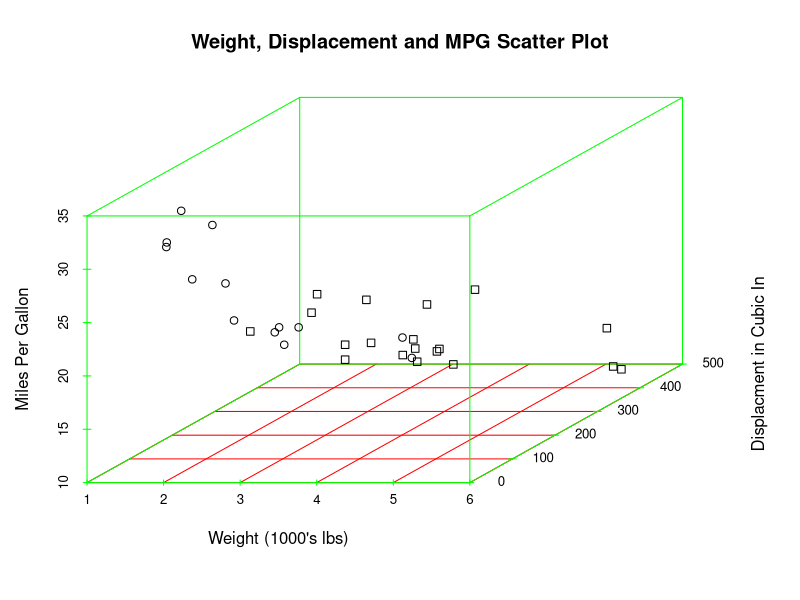
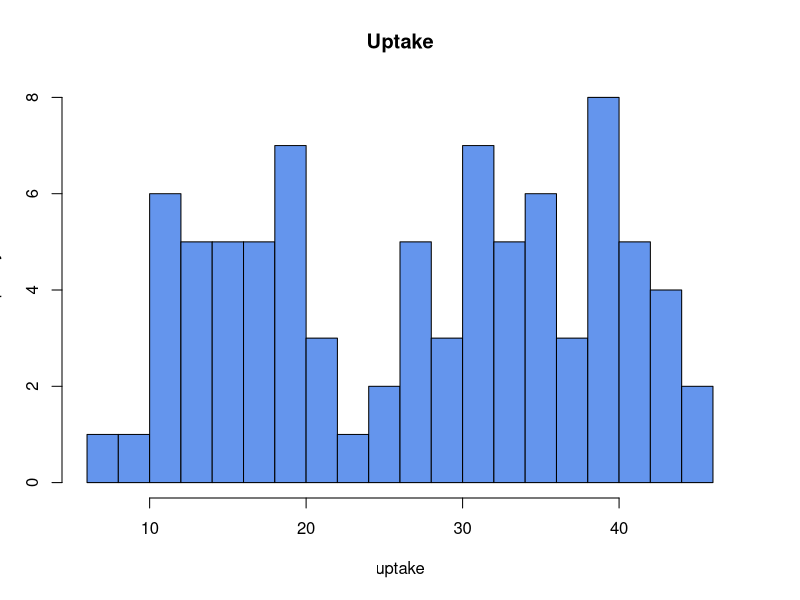
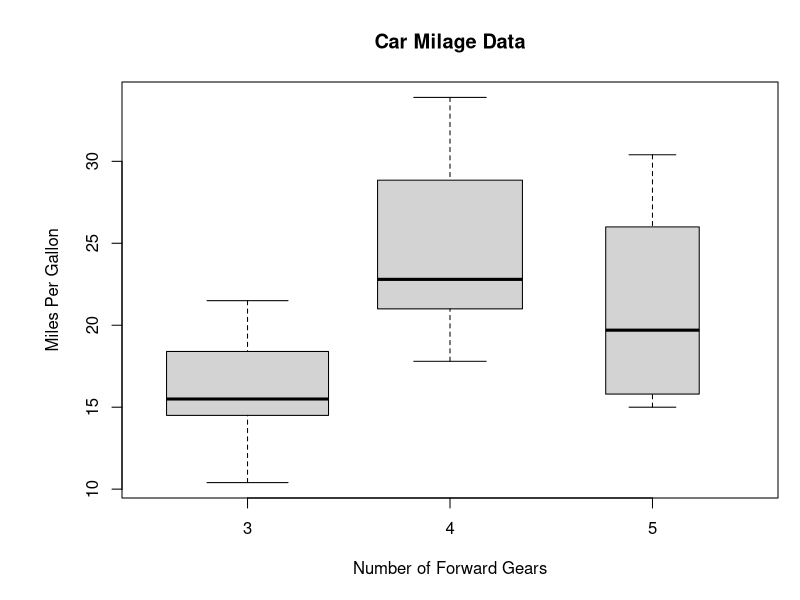

R code for these plots, in order:
# Question 1
# Using the sqldf() function found in the sqldf package to select data from
# the CO2 data set, execute the SQL statement required to calculate the average
# value for uptake grouped by Type. Please use only SQL for the solution to this
# question
head(CO2)
#This is in base R
aggregate(x=CO2[,c("uptake")], 
          by=data.frame(CO2$Type), 
          FUN="mean")

install.packages("sqldf")
library(sqldf)
#Using SQL
sqldf("SELECT Type, AVG(uptake) FROM CO2 GROUP BY Type")


# This is in base R
# > head(CO2)
# Plant   Type  Treatment conc uptake
# 1   Qn1 Quebec nonchilled   95   16.0
# 2   Qn1 Quebec nonchilled  175   30.4
# 3   Qn1 Quebec nonchilled  250   34.8
# 4   Qn1 Quebec nonchilled  350   37.2
# 5   Qn1 Quebec nonchilled  500   35.3
# 6   Qn1 Quebec nonchilled  675   39.2
# > aggregate(x=CO2[,c("uptake")], 
#             +           by=data.frame(CO2$Type), 
#             +           FUN="mean")
# CO2.Type        x
# 1      Quebec 33.54286
# 2 Mississippi 20.88333
# 
#Using SQL
# > sqldf("SELECT Type, AVG(uptake) FROM CO2 GROUP BY Type")
# Type AVG(uptake)
# 1 Mississippi    20.88333
# 2      Quebec    33.54286





#Question 2
# Use the following vector assignment statements to provide data content for a
# new data frame:
#   Died.At <- c(22,40,72,41)
# Writer.At <- c(16, 18, 36, 36)
# First.Name <- c("John", "Edgar", "Walt", "Jane")
# Second.Name <- c("Doe", "Poe", "Whitman", "Austen")
# Sex <- c("MALE", "MALE", "MALE", "FEMALE")
# Date.Of.Death <- c("2015-05-10", "1849-10-07", "1892-
# 03-26","1817-07-18")
# Write some data munging code to performing the following operations:
#   . Create a new data frame df with the above data for each of six columns.
# . Use the appropriate as.() function to cast the Sex variable to a factor.
# . The variable names are inconvenient so write R code to change them to:
#   age_at_death, age_as_writer, first_name, surname,
# gender, date_died [Hint: remember the names() function for data
#                    frames.]
# . Say "John Doe" died on his birthday, calculate and display the birthdate
# value based on the variables date_died and age_at_death


Died.At <- c(22,40,72,41)
Writer.At <- c(16, 18, 36, 36)
First.Name <- c("John", "Edgar", "Walt", "Jane")
Second.Name <- c("Doe", "Poe", "Whitman", "Austen")
Sex <- c("MALE", "MALE", "MALE", "FEMALE")
Date.Of.Death <- c("2015-05-10", "1849-10-07", "1892-
03-26","1817-07-18")
?data.frame
df <- data.frame(Died.At , Writer.At, First.Name, Second.Name, Sex, Date.Of.Death)
df$Sex <- as.factor(df$Sex)
names(df) <- c("age_at_death" , "age_as_writer", "first_name", "surname",
               "gender", "date_died") 
df$date_died <- as.Date(df$date_died)
df$date_died[1] - df$age_at_death[1]
install.packages("lubridate")
library(lubridate)
bday = ymd(df$date_died[1]) - years (df$age_at_death[1])
print(paste("John Doe died on his birthday, he was born on ",bday))

# > Died.At <- c(22,40,72,41)
# > Writer.At <- c(16, 18, 36, 36)
# > First.Name <- c("John", "Edgar", "Walt", "Jane")
# > Second.Name <- c("Doe", "Poe", "Whitman", "Austen")
# > Sex <- c("MALE", "MALE", "MALE", "FEMALE")
# > Date.Of.Death <- c("2015-05-10", "1849-10-07", "1892-
# + 03-26","1817-07-18")
# > ?data.frame
# > df <- data.frame(Died.At , Writer.At, First.Name, Second.Name, Sex, Date.Of.Death)
# > df$Sex <- as.factor(df$Sex)
# > names(df) <- c("age_at_death" , "age_as_writer", "first_name", "surname",
#                  +                "gender", "date_died") 
# > df$date_died <- as.Date(df$date_died)
# > df$date_died[1] - df$age_at_death[1]
# > bday = ymd(df$date_died[1]) - years (df$age_at_death[1])
# > print(paste("John Doe died on his birthday, he was born on ",bday))
# [1] "John Doe died on his birthday, he was born on  1993-05-10"







#Question 3
install.packages("reshape2")
library(reshape2)
product <- c("A", "B") 
height <- c(10,20) 
width <- c(5,10) 
weight <- c(2,NA) 
observations_wide <- data.frame(product, height, 
                                  width, weight) 
observations_wide 


long <- melt(data=observations_wide,id.vars="product", na.rm = TRUE)
long
?melt
sorted <- long[order(long$product),]
sorted

# > product <- c("A", "B") 
# > height <- c(10,20) 
# > width <- c(5,10) 
# > weight <- c(2,NA) 
# > observations_wide <- data.frame(product, height, 
#                                   +                                   width, weight) 
# > observations_wide 
# product height width weight
# 1       A     10     5      2
# 2       B     20    10     NA
# > long <- melt(data=observations_wide,id.vars="product", na.rm = TRUE)
# > long
# product variable value
# 1       A   height    10
# 2       B   height    20
# 3       A    width     5
# 4       B    width    10
# 5       A   weight     2
# > ?melt
# > sorted <- long[order(long$product),]
# > sorted
# product variable value
# 1       A   height    10
# 3       A    width     5
# 5       A   weight     2
# 2       B   height    20
# 4       B    width    10

# #Question 4
# Using the mtcars data set, write an R script that calculates the average miles per 
# gallon (mpg variable) by number of cylinders in the car (cyl variable). The 
# output should be the following: 
#   4        6        8  
# 26.66364 19.74286 15.10000 
# [HINT: one solution uses a loop function along with split()] 
data(mtcars)
install.packages("dpylr")
library(dplyr)
mean = mtcars |>
  group_by(cyl) |>
  summarize(mean_mpg=mean(mpg)) |>
  arrange(cyl)
mean
df <-as.data.frame(t(mean))
df
?split
#Looping method
y <- sapply(split(mtcars$mpg, mtcars$cyl), mean)  
y
 
# > mean = mtcars |>
#   +   group_by(cyl) |>
#   +   summarize(mean_mpg=mean(mpg)) |>
#   +   arrange(cyl)
# > mean
# # A tibble: 3 x 2
# cyl mean_mpg
# <dbl>    <dbl>
#   1     4     26.7
# 2     6     19.7
# 3     8     15.1
# > df <-as.data.frame(t(mean))
# > df
# V1       V2   V3
# cyl       4.00000  6.00000  8.0
# mean_mpg 26.66364 19.74286 15.1
# > ?split
# > #Looping method
#   > y <- sapply(split(mtcars$mpg, mtcars$cyl), mean)  
# > y
# 4        6        8 
# 26.66364 19.74286 15.10000 




# #Question 5
# Using the mtcars data set, write an R script to calculate the absolute difference 
# between the average horsepower of 4-cylinder cars and the average horsepower 
# of 8-cylinder cars. [Hint:  you may wish to use the base R abs() function for 
#                      calculating the absolute value of a number.] 

cylmean <- tapply(mtcars$hp,mtcars$cyl, mean)
cylmean
abs(cylmean[3] - cylmean[1])

# > cylmean <- tapply(mtcars$hp,mtcars$cyl, mean)
# > cylmean
# 4         6         8 
# 82.63636 122.28571 209.21429 
# > abs(cylmean[3] - cylmean[1])
# 8 
# 126.5779 



# Question 6
# Using the airquality data set, provide the R code that calculates mean value 
# of the Temp variable when the Month variable is equal to 6? 

data(airquality)
tapply(airquality$Temp, airquality$Month==6, mean, na.rm=TRUE)[[2]]
#another method
mean(airquality$Temp[airquality$Month==6])


# > data(airquality)
# > tapply(airquality$Temp, airquality$Month==6, mean, na.rm=TRUE)[[2]]
# [1] 79.1
# > #another method
#   > mean(airquality$Temp[airquality$Month==6])
# [1] 79.1




#Question 7 
# Write the dplyr code required to calculate the mean mpg for each 
# transmission type (0 = automatic, 1 = manual) using the am variable in the 
# mtcars data set. Sort the resulting list by mean mpg.  Use a single dplyr 
# statement with multiple pipes in the solution. The resulting output should be: 
#   
#   # A tibble: 2 x 2 
#   #    am mean_mpg 
#   # <dbl>    <dbl> 
#   #1    0     17.1 
#   #2    1     24.4 
#   
#   [Hint: considering using the following dplyr functions: group_by, 
#    summarize, and arrange].
install.packages("dplyr")
library(dplyr)
data(mtcars)
attach(mtcars)
mtcars %>% 
  group_by(am)%>%
  summarize(mean_mgp = mean(mpg))
detach(mtcars)

# > data(mtcars)
# > attach(mtcars)
# > mtcars %>% 
#   +   group_by(am)%>%
#   +   summarize(mean_mgp = mean(mpg))
# # A tibble: 2 x 2
# am mean_mgp
# <dbl>    <dbl>
#   1     0     17.1
# 2     1     24.4
# > detach(mtcars)










#Question 8
data(mtcars)
attach(mtcars)
install.packages("scatterplot3d")
library(scatterplot3d)
head(mtcars)
scatterplot3d(wt,disp,mpg,
              main = "Weight, Displacement and MPG Scatter Plot",
              col.axis = "green",
              col.grid = "red",
              pch=am,
              xlab = "Weight (1000's lbs)",
              ylab = "Displacment in Cubic In",
              zlab = "Miles Per Gallon"
              )

?mtcars
detach(mtcars)

# > library(scatterplot3d)
# > head(mtcars)
# mpg cyl disp  hp drat    wt  qsec vs am gear carb
# Mazda RX4         21.0   6  160 110 3.90 2.620 16.46  0  1    4    4
# Mazda RX4 Wag     21.0   6  160 110 3.90 2.875 17.02  0  1    4    4
# Datsun 710        22.8   4  108  93 3.85 2.320 18.61  1  1    4    1
# Hornet 4 Drive    21.4   6  258 110 3.08 3.215 19.44  1  0    3    1
# Hornet Sportabout 18.7   8  360 175 3.15 3.440 17.02  0  0    3    2
# Valiant           18.1   6  225 105 2.76 3.460 20.22  1  0    3    1
# > scatterplot3d(wt,disp,mpg,
#                 +               main = "Weight, Displacement and MPG Scatter Plot",
#                 +               col.axis = "green",
#                 +               col.grid = "red",
#                 +               pch=am,
#                 +               xlab = "Weight (1000's lbs)",
#                 +               ylab = "Displacment in Cubic In",
#                 +               zlab = "Miles Per Gallon"
#                 +               )
# > ?mtcars
# > detach(mtcars)








# Question 9 
# Using the CO2 data set, produce a histogram for the uptake variable with the 
# following specifications:  
#   . Use 20 cells (aka buckets, breaks) for the plot 
# . Use the color name "cornflowerblue" for the plot 
# . Store the histogram in an object variable 
# . Extract from the object and display the break points (cell boundaries) 
# . Extract from the object and display the counts for each cell 

data(CO2)
attach(CO2)
object <- hist(uptake,col="cornflowerblue",breaks=20, main = "Uptake")
brk <- object$breaks
cnt <- object$counts
brk
cnt
detach(CO2)
 
# > data(CO2)
# > attach(CO2)
# > object <- hist(uptake,col="cornflowerblue",breaks=20, main = "Uptake")
# > brk <- object$breaks
# > cnt <- object$counts
# > brk
# [1]  6  8 10 12 14 16 18 20 22 24 26 28 30 32 34 36 38 40 42 44 46
# > cnt
# [1] 1 1 6 5 5 5 7 3 1 2 5 3 7 5 6 3 8 5 4 2
# > detach(CO2)






# Question 10
# Provide the R code necessary to reproduce the boxplot data visualization below 
# using the mtcars data set. [HINT: make sure the width of the boxes represents 
#                             the number of observations in the groups] 
par(mar=c(5,6,4,1)+.1)
data(mtcars)
attach(mtcars)
head(mtcars)
boxplot(mpg~gear,
        main = "Car Milage Data",
        xlab = "Number of Forward Gears",
        ylab = "Miles Per Gallon",
        varwidth = TRUE)

# > par(mar=c(5,6,4,1)+.1)
# > data(mtcars)
# > attach(mtcars)
# > head(mtcars)
# mpg cyl disp  hp drat    wt  qsec vs am gear carb
# Mazda RX4         21.0   6  160 110 3.90 2.620 16.46  0  1    4    4
# Mazda RX4 Wag     21.0   6  160 110 3.90 2.875 17.02  0  1    4    4
# Datsun 710        22.8   4  108  93 3.85 2.320 18.61  1  1    4    1
# Hornet 4 Drive    21.4   6  258 110 3.08 3.215 19.44  1  0    3    1
# Hornet Sportabout 18.7   8  360 175 3.15 3.440 17.02  0  0    3    2
# Valiant           18.1   6  225 105 2.76 3.460 20.22  1  0    3    1
# > boxplot(mpg~gear,
#           +         main = "Car Milage Data",
#           +         xlab = "Number of Forward Gears",
#           +         ylab = "Miles Per Gallon",
#           +         varwidth = TRUE)
